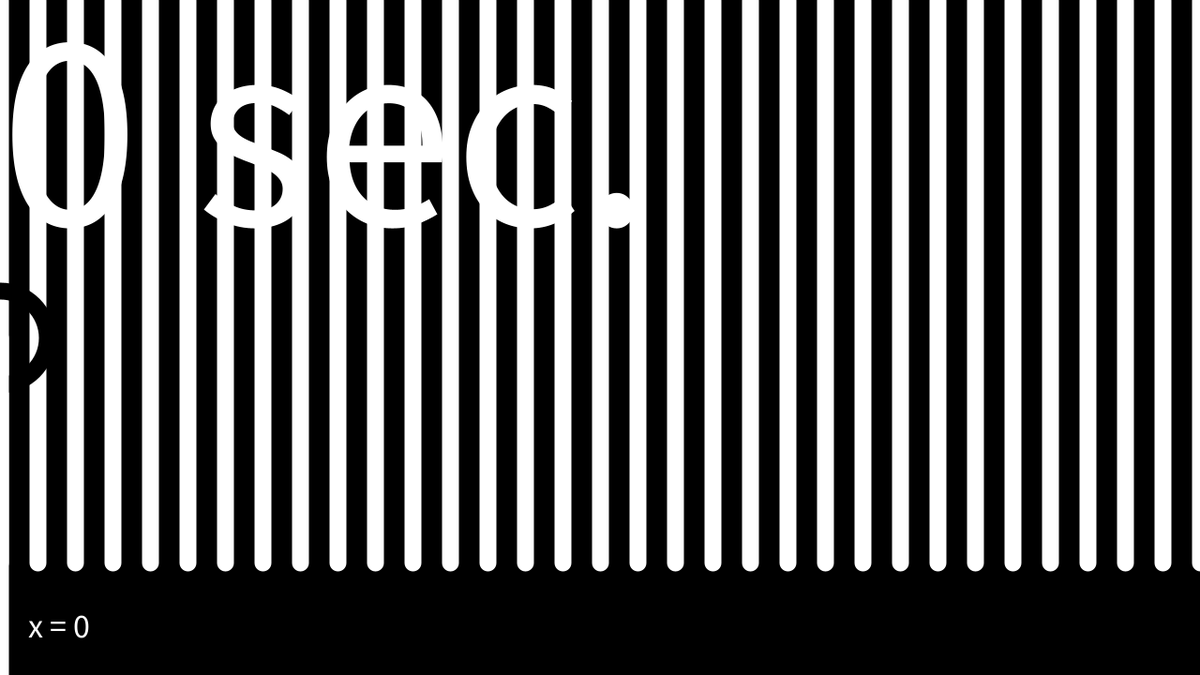
Frame 1 (no input)
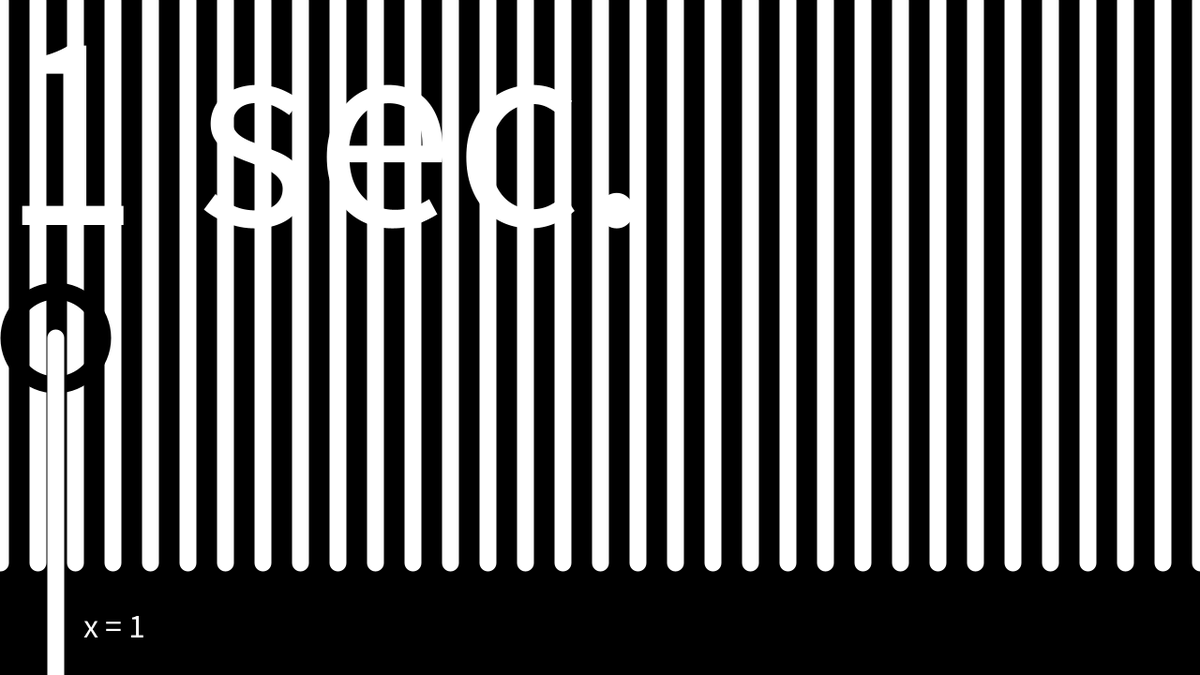
Frame 60 (the mouse pressed at the canvas centre just before this capture)
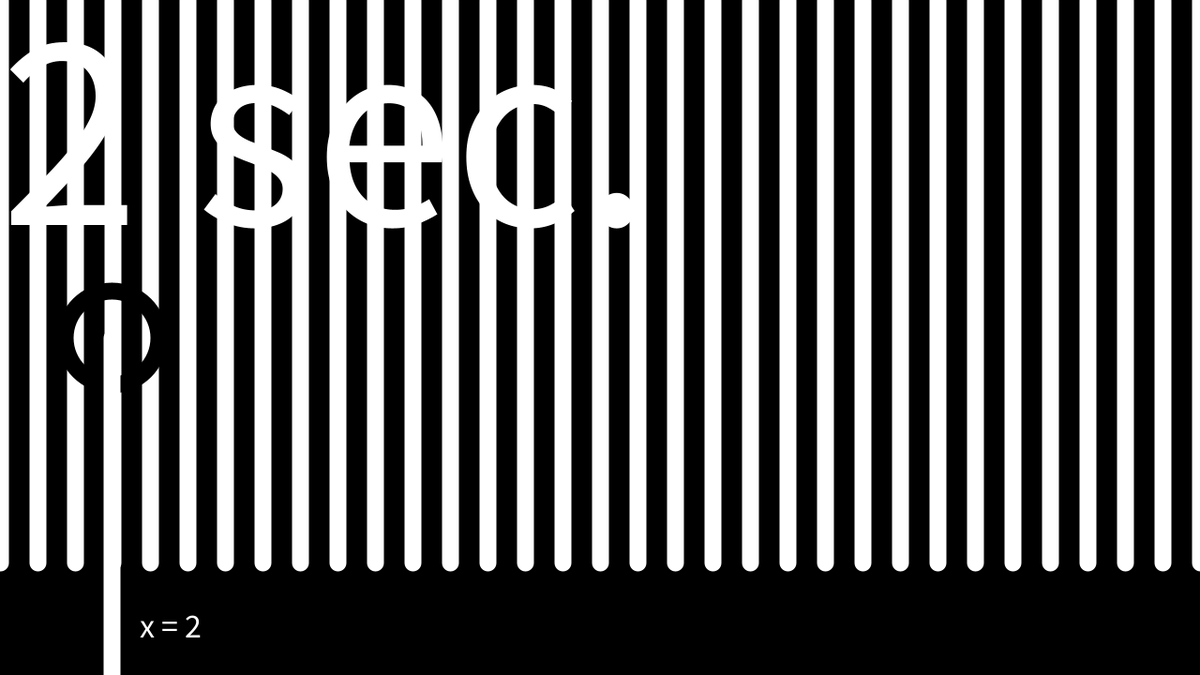
Frame 120 (the mouse held since frame 60 and released just before this capture)

The Processing sketch that drew these frames (run headless with seeded random() and noise(); from frame 60 on, the mouse is pressed at the canvas centre):

// Processing sketch: sketch_3_ellipse_motion_with_grid_coord_time
// ── sketch_3_ellipse_motion_with_grid_coord_time.pde

int x;
int y;
int ellipseSize;
int speed;
int resolution;

void setup(){
  size(1280,720); 
  x = 0;
  y = height/2;
  ellipseSize = 100;
  speed = 1;
  resolution = 40;
  
}

void draw(){  
  background(0);
  stroke(255);
  strokeWeight(18);
  
  for (int i = 0; i <= width; i += resolution){
     line(i, 0, i, height - 3 * resolution); 
     
     //if (i < (720 * (2/3))){
     //line(0, i, width, i);}
  }
  

  //fill(255);
  stroke(0); 
  noFill();
  ellipse(x, y, ellipseSize, ellipseSize);
  
  
  
  fill(255);
  textSize(300);
  text(millis() / 1000 + " sec.", 0,height/3);
  
  stroke(255);
  line(x,y,x,height);
  //noStroke();
  //ellipse(x,y,ellipseSize/3, ellipseSize/3);



  textSize(36);
  //fill(100);
  text("x = " + x/40 ,x + 30, height - resolution);
  
  
  x = x + speed;
  
}
